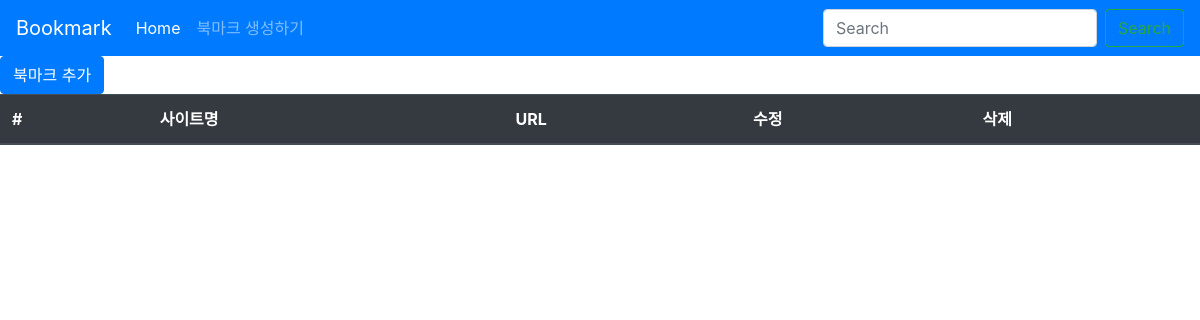
Before: / with the older database file.
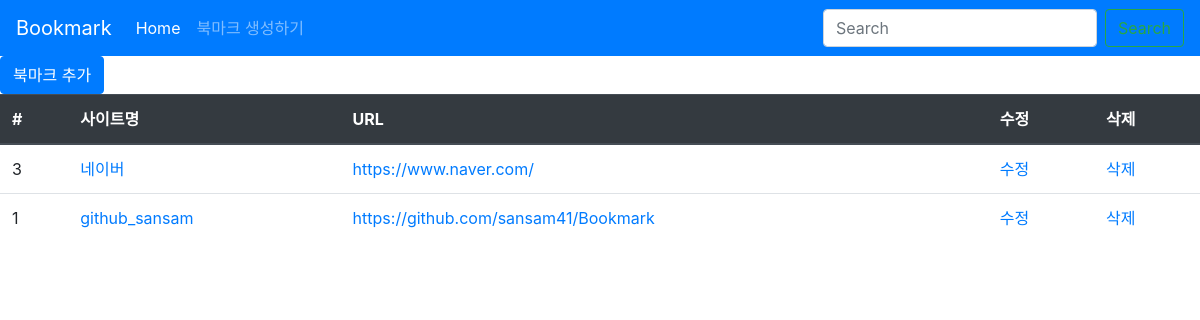
After: the same page with the newer database file.
### bookmark/models.py (models this page shows, shortened)
class Bookmark(models.Model):
    site_name=models.CharField(max_length=30)
    url=models.URLField()
    contents=models.TextField(blank=True)
    created=models.DateTimeField(auto_now_add=True)
    class Meta:
        ordering=["-created"]

### bookmark/views.py (the view)
# urls.py: path("",BookmarkList.as_view(),name='index'),
class BookmarkList(ListView):
    model=Bookmark

### bookmark/templates/bookmark/bookmark_list.html (shortened to what this page needs)
{% extends 'base.html' %}
{% block content %}
<div class="row">
    <div class="col-10 col-xl-12 col-md-2">
        <table class="table">
            <thead class="thead-dark">
            <tr>
                <th scope="col">#</th>
                <th scope="col">사이트명</th>
                <th scope="col">URL</th>
                <th scope="col">수정</th>
                <th scope="col">삭제</th>
            </tr>
            </thead>
            <tbody>
            {% for object in object_list %}
            <tr>
                <td>{{object.id}}</td>
                <td>
                    <a href="{% url 'bookmark:detail' object.id %}">
                        {{ object.site_name}}
                    </a>
                </td>
                <td>
                    <a href="{{ object.url }}">
                        {{ object.url}}
                    </a>
                </td>
                <td><a href="{% url 'bookmark:update' object.id %}">수정</a>
                <td><a href="{% url 'bookmark:delete' object.id %}">삭제</a></td>
            </tr>
            {% endfor %}
            <a href="{% url 'bookmark:create' %}" class="btn btn-primary">북마크 추가</a>
            </tbody>
        </table>
    </div>
</div>
{% endblock %}

### layout/base.html (shortened to what this page needs)
<!DOCTYPE html>
<html lang="en">
<head>
    <link rel="stylesheet" href="https://stackpath.bootstrapcdn.com/bootstrap/4.3.1/css/bootstrap.min.css">
</head>
<body>
<nav class="navbar navbar-expand-lg navbar-dark bg-primary">
  <a class="navbar-brand" href="#">Bookmark</a>
  <div class="collapse navbar-collapse" id="navbarTogglerDemo02">
    <ul class="navbar-nav mr-auto mt-2 mt-lg-0">
      <li class="nav-item active">
        <a class="nav-link" href="{% url 'bookmark:index' %}">Home <span class="sr-only">(current)</span></a>
      </li>
      <li class="nav-item">
        <a class="nav-link" href="{% url 'bookmark:create' %}">북마크 생성하기</a>
      </li>
    </ul>
    <form class="form-inline my-2 my-lg-0">
      <input class="form-control mr-sm-2" type="search" placeholder="Search">
      <button class="btn btn-outline-success my-2 my-sm-0" type="submit">Search</button>
    </form>
  </div>
</nav>
{% block content %}
{% endblock %}
</body>
</html>

Changed rows visible on the page:
added Bookmark: id "3", site_name "네이버", url "https://www.naver.com/"
added Bookmark: id "1", site_name "github_sansam", url "https://github.com/sansam41/Bookmark"
